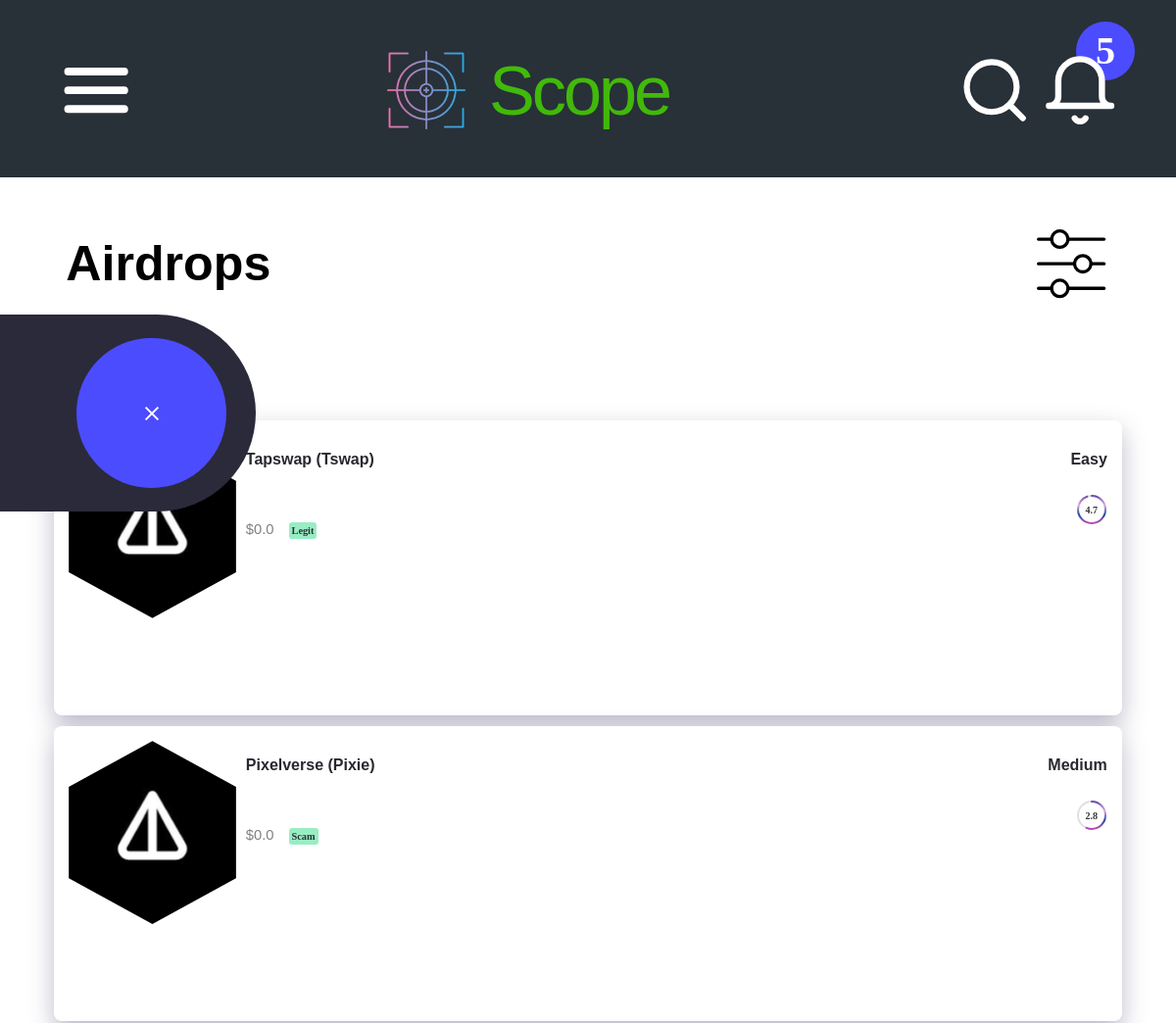
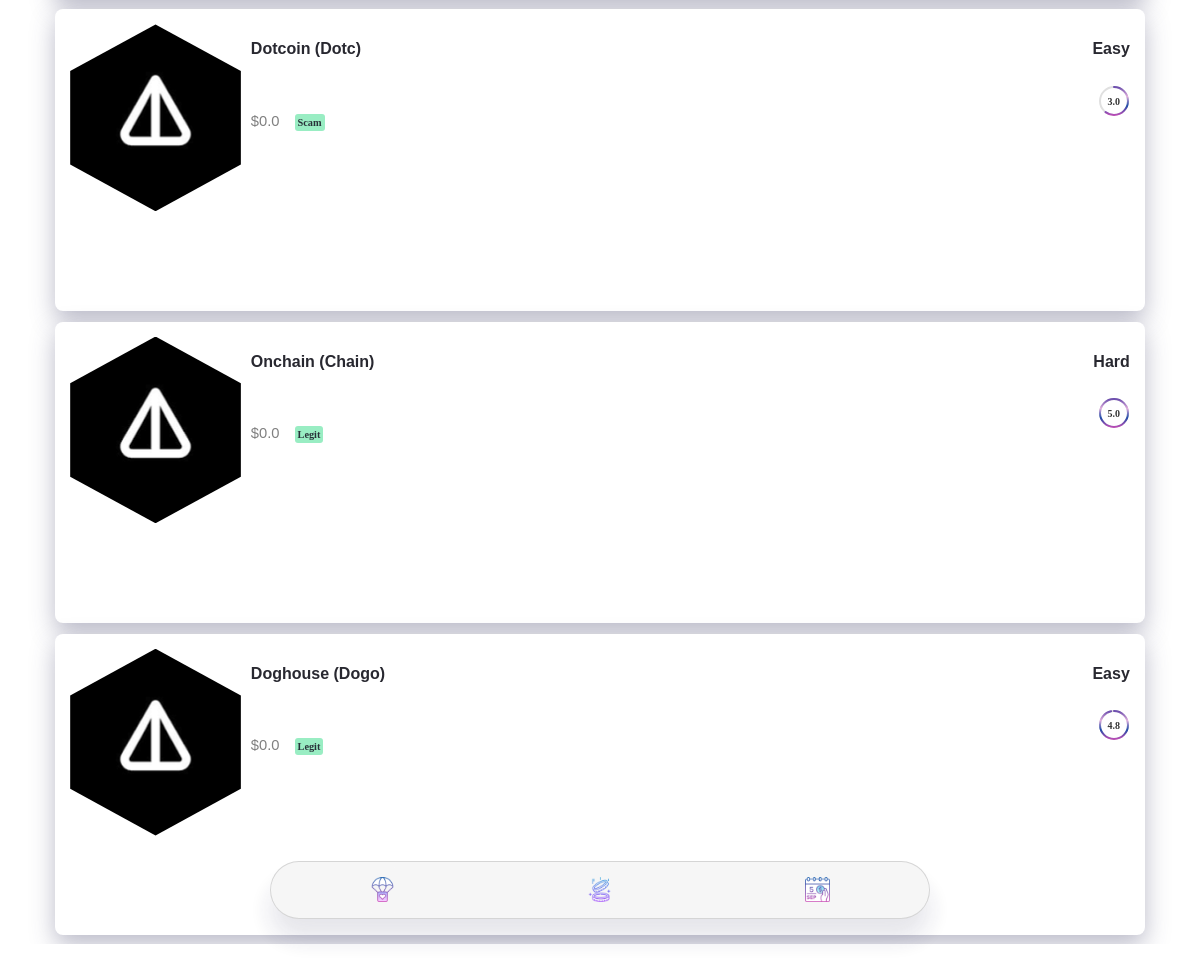
The page / on the database its author committed (2 pictures, top to bottom).
### core/models.py (models this page shows, shortened)
class Airdrop(models.Model):
    name = models.CharField(max_length=255)
    url = models.CharField(max_length=255)
    ticker = models.CharField(default="",max_length=25)
    legibility = models.CharField(default="",max_length=5)
    difficulty = models.CharField(default="",max_length=7)
    startprice = models.FloatField()
    blockchain = models.ForeignKey(Blockchain,on_delete=models.CASCADE)
    event = models.ForeignKey(Event, on_delete=models.CASCADE, blank=True, null=True, related_name='events')
    img = models.ImageField(upload_to='coin_images/' , default="/storage/emulated/0/airdrop_8290002-1.png", blank=True, null=True)
    contract_add = models.CharField(max_length=255)
    platform = models.CharField(max_length=255)
    description = models.TextField(blank=True , null=True)
    start_date = models.DateTimeField(default=timezone.now)
    end_date = models.DateTimeField(default=timezone.now)
    followers = models.IntegerField()
    integrity_score = models.FloatField()
    slug = models.SlugField(unique=True, blank=True, null=True,  max_length=50)
    color = models.JSONField(default=dict,blank=True, null=True)
    category = models.CharField(max_length=50, choices=[
        ('DeFi', 'DeFi'),
        ('NFT', 'NFT'),
        ('Gaming', 'Gaming'),
        ('Others', 'Others')
    ],default='Others')
    token_type = models.CharField(max_length=50, choices=[
        ('ERC-20', 'ERC-20'),
        ('BEP-20', 'BEP-20'),
        ('SPL', 'SPL'),
        ('Others', 'Others')
    ],default='Others')
    creator = models.CharField(default=" ",max_length=255)
    partners = models.JSONField(default=dict, blank=True, null=True)
    timeline = models.JSONField(default=dict, blank=True, null=True)
    token_allocation = models.JSONField(default=dict, blank=True, null=True)
    vesting_schedule = models.JSONField(default=dict, blank=True, null=True)
    lockup_periods = models.JSONField(default=dict, blank=True, null=True)
    token_utility = models.JSONField(default=dict, blank=True, null=True)
    community_size = models.IntegerField(blank=True, null=True)
    social_media_metrics = models.JSONField(default=dict, blank=True, null=True)
    website_traffic = models.JSONField(default=dict, blank=True, null=True)
    faqs = models.JSONField(default=dict, blank=True, null=True)
    terms_conditions = models.TextField(blank=True, null=True)
    privacy_policy = models.TextField(blank=True, null=True)
    tokenomics = models.JSONField(default=dict, blank=True, null=True)
    roadmap = models.JSONField(default=dict, blank=True, null=True)
    team_info = models.JSONField(default=dict, blank=True, null=True)
    advisors = models.JSONField(default=dict, blank=True, null=True)
    investors = models.JSONField(default=dict, blank=True, null=True)
    airdrop_history = models.JSONField(default=dict, blank=True, null=True)
    testimonials = models.JSONField(default=dict, blank=True, null=True)
    ratings_reviews = models.JSONField(default=dict, blank=True, null=True)
    audit_reports = models.JSONField(default=dict, blank=True, null=True)
    token_listing = models.JSONField(default=dict, blank=True, null=True)
    localization = models.JSONField(default=dict, blank=True, null=True)
    user_guides = models.JSONField(default=dict, blank=True, null=True)
    updates_news = models.JSONField(default=dict, blank=True, null=True)
    compliance_info = models.JSONField(default=dict, blank=True, null=True)
    status = models.CharField(max_length=50, choices=[
        ('Upcoming', 'Upcoming'),
        ('Ongoing', 'Ongoing'),
        ('Completed', 'Completed')
    ],default='Ongoing')
    airdrop_type = models.CharField(max_length=50, choices=[
        ('Bounty', 'Bounty'),
        ('Giveaway', 'Giveaway'),
        ('Fork', 'Fork'),
        ('Others', 'Others')
    ], default='Others')
    eligibility_criteria = models.JSONField(default=dict, blank=True, null=True)
    claim_distribution = models.JSONField(default=dict, blank=True, null=True)
    user_interactions = models.JSONField(default=dict, blank=True, null=True)
    budget_funding = models.JSONField(default=dict, blank=True, null=True)
    token_price_market = models.JSONField(default=dict, blank=True, null=True)
    security_measures = models.JSONField(default=dict, blank=True, null=True)

### core/views.py (the view)
# urls.py: path('' , views.index , name='index'),
def index(req):
    airdrops = Airdrop.objects.all()
    return render(req , 'core/index.html',
    {
     'airdrops' : airdrops,
    })

### core/templates/core/index.html (shortened to what this page needs)
 {% extends 'core/base.html' %}
{% load static %}
{% block content %}
 <div class="tab">
              <h5 style="font-weight : 800;">Airdrops</h5>
           </div>
        <div class="logo-container">
  <div class="logo">
    <div class="x-mark"></div>
  </div>
</div>
         {% for airdrop in airdrops %}
        <a style="outline:none;" href="{% url 'coin:module' slug=airdrop.slug %}" >
      <div class='box' id='${index == 0 && 'wheat'}' >
            <span class="down1">
            <div class="hexagon"/><image src="{% static 'core/images/profilePic.jpg' %}"/></div></span>
              <span class="down2">
                  <h4 id="airdropName">{{airdrop.name}} {{airdrop.ticker}}</h4>
                  <span id="startAmount"><span id="startPrice">${{airdrop.startprice}}</span><span id="credibility" >{{airdrop.legibility}}</span></span>
              </span>
              <span class="down3">
                  <h4 id="airdropValue">{{airdrop.difficulty}}</h4>
    <div class="circular-progress" data-rating="{{airdrop.integrity_score}}">
        <div class="circular-progress-value">{{airdrop.integrity_score}}</div>
    </div>
              </span>
          </div> </a>
         {% endfor %}
         {% endblock %}

### core/templates/core/base.html (shortened to what this page needs)
{% load static %}
{% include 'core/nav.html' %}
<!DOCTYPE html>
<html lang="en">
  <head>
    <link rel="stylesheet" href="https://cdnjs.cloudflare.com/ajax/libs/font-awesome/4.7.0/css/font-awesome.min.css">
  </head>
  <body>
    <div class="top">
    <div id="flexed">
    <div class="hamburger" id="openNavBtn"><svg xmlns="http://www.w3.org/2000/svg" width="24" height="24" viewBox="0 0 24 24" fill="none" stroke="#fff" stroke-width="2.5" stroke-linecap="round" stroke-linejoin="round"><line x1="3" y1="12" x2="21" y2="12"></line><line x1="3" y1="6" x2="21" y2="6"></line><line x1="3" y1="18" x2="21" y2="18"></line></svg></div>
    <span id="appName" >
        <h3><img src="{% static 'core/images/scope_10767676.png' %}"/><span> Scope</span></h3>
    </span>
    <span class="searchNotif">
              <div class="search-container" id="searchContainer">
        </div>
    <div class="notification-icon">
    <svg class="bell-icon" xmlns="http://www.w3.org/2000/svg" width="24" height="24" viewBox="0 0 24 24" fill="#283038" stroke="#fff" stroke-width="2" stroke-linecap="round" stroke-linejoin="round"><path d="M22 17H2a3 3 0 0 0 3-3V9a7 7 0 0 1 14 0v5a3 3 0 0 0 3 3zm-8.27 4a2 2 0 0 1-3.46 0"></path></svg>
        <div class="notification-count">5</div>
    </div>
    </span>
    </div>
      </div>
      <div class="bottom">
         {% block content %}
         {% endblock %}
      <footer>
          <button><a href="{% url 'index' %}"><img src="{% static 'core/images/airdrop_8290002-1.png' %}"/></a></button>
 <button onclick="populate(this.id)"><img src="{% static 'core/images/coin_10693221.png' %}"/></button>
          <button><a href="{% url 'event-calendar' %}"><img src="{% static 'core/images/calendar_8289610.png' %}"/></a></button>
      </footer>
  </body>
</html>

### core/templates/core/nav.html (shortened to what this page needs)
{% load static %}
<head>
</head>
<body>
</body>

### rows shown on the page
Airdrop: name "Tapswap", ticker "(Tswap)", startprice "0.0", legibility "Legit", difficulty "Easy", integrity_score "4.7"
Airdrop: name "Pixelverse", ticker "(Pixie)", startprice "0.0", legibility "Scam", difficulty "Medium", integrity_score "2.8"
Airdrop: name "Dotcoin", ticker "(Dotc)", startprice "0.0", legibility "Scam", difficulty "Easy", integrity_score "3.0"
Airdrop: name "Onchain", ticker "(Chain)", startprice "0.0", legibility "Legit", difficulty "Hard", integrity_score "5.0"
Airdrop: name "Doghouse", ticker "(Dogo)", startprice "0.0", legibility "Legit", difficulty "Easy", integrity_score "4.8"
